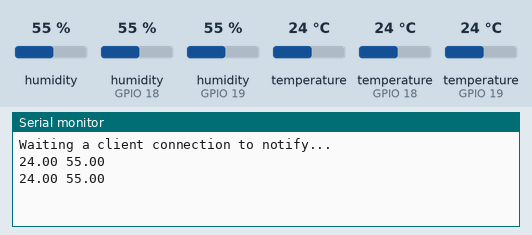
A sketch run on a simulated ESP32. Shown: the last lines printed to the serial monitor. The test bench sets the inputs (shaded band); at power-on: humidity (sensors on GPIO 19, GPIO 18) 55 %, temperature (sensors on GPIO 19, GPIO 18) 24 °C, humidity 55 %, temperature 24 °C. Nothing arrives over Bluetooth unless stated; a phone connects over Bluetooth LE 3 s after start.

Above: at 5.8 s.
5.9 s: humidity (sensor on GPIO 19) set to 22 %
At 8.6 s:
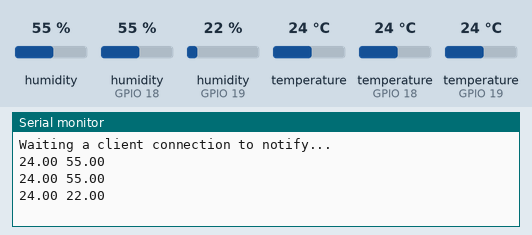
9.0 s: temperature (sensor on GPIO 19) set to 12 °C
At 10.0 s:
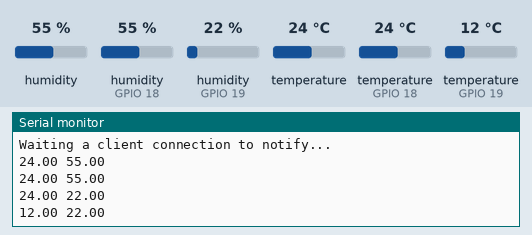
12.1 s: humidity (sensor on GPIO 19) set to 40 %
At 14.1 s:
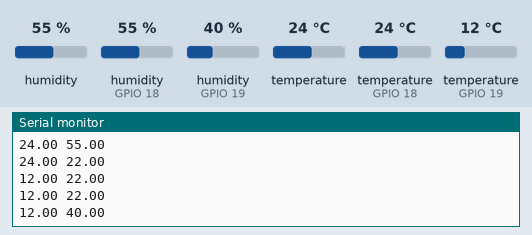
Timing chart, 0 to 15.6 s (numbered marks = the images above; inputs shaded):
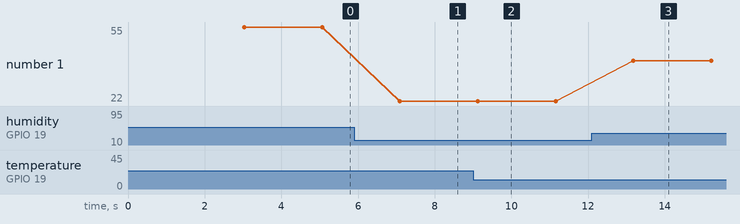

Measured:
- after the input at 5.9 s, the serial monitor: prints a new line after 1.2 s (image 1)
- after the input at 9.0 s, the serial monitor: prints a new line after 0.12 s (image 2)
- after the input at 12.1 s, the serial monitor: prints a new line after 1.1 s (image 3)
- plotted number 1: 55 → 22 after the input at 5.9 s, 22 → 40 after the input at 12.1 s

The sketch:

BLE_DHT_BME_RT.ino
```cpp
#include <BLEDevice.h>
#include <BLEServer.h>
#include <BLEUtils.h>
#include <BLE2902.h>
#include <Wire.h>
#include "SparkFunBME280.h"
#include "DHT.h"


#define DHTPIN22 18     // Digital pin connected to the DHT sensor
#define DHTPIN11 19   // Digital pin connected to the DHT sensor
#define DHTTYPE11 DHT11   // DHT 11
#define DHTTYPE22 DHT22   // DHT 22

DHT dht22(DHTPIN22, DHTTYPE22);
DHT dht11(DHTPIN11, DHTTYPE11);

BLEServer* pServer = NULL;

BLECharacteristic* pTempBMECharacteristic = NULL;
BLECharacteristic* pHumiBMECharacteristic = NULL;

BLECharacteristic* pTempDHT11Characteristic = NULL;
BLECharacteristic* pHumiDHT11Characteristic = NULL;

BLECharacteristic* pTempDHT22Characteristic = NULL;
BLECharacteristic* pHumiDHT22Characteristic = NULL;

bool deviceConnected = false;
bool oldDeviceConnected = false;


#define SERVICE_UUID        "4fafc201-1fb5-459e-8fcc-c5c9c331914b"

#define TEMPBME_CHAR_UUID    "beb5483e-36e1-4688-b7f5-ea07361b26a8"
#define HUMIBME_CHAR_UUID    "16d3930d-2523-4e25-bee8-86c84708b63c"

#define TEMPDHT11_CHAR_UUID   "a9fe148e-fdf2-431b-9ee8-af7e5ff43d07"
#define HUMIDHT11_CHAR_UUID   "d3888281-c1be-4bcd-b55c-b2f9d2c05b47"

#define TEMPDHT22_CHAR_UUID    "6e3139b5-b244-4202-a3b7-7a87b4036d8b"
#define HUMIDHT22_CHAR_UUID    "b4b278d2-1f4a-4d9a-8816-800074a16211"


//DHT dht(DHTPIN, DHTTYPE);


class MyServerCallbacks: public BLEServerCallbacks {
    void onConnect(BLEServer* pServer) {
      deviceConnected = true;
    };

    void onDisconnect(BLEServer* pServer) {
      deviceConnected = false;
    }
};

BME280 mySensor;

void setup() {
  Serial.begin(115200);

Wire.begin();
dht22.begin();
dht11.begin();


  if (mySensor.beginI2C() == false) //Begin communication over I2C
  {
    Serial.println("The sensor did not respond. Please check wiring.");
    while(1); //Freeze
  }

  //dht.begin();

  // Create the BLE Device
  BLEDevice::init("ESP32DHT");

  // Create the BLE Server
  pServer = BLEDevice::createServer();
  pServer->setCallbacks(new MyServerCallbacks());

// Create the BLE Service
BLEService *pService = pServer->createService(SERVICE_UUID);

//------------------------------------------------------------------- bme temp

 // Create a BLE Characteristic for temperature
pTempBMECharacteristic = pService->createCharacteristic(
                      TEMPBME_CHAR_UUID,
                      BLECharacteristic::PROPERTY_READ   |
                      BLECharacteristic::PROPERTY_WRITE  |
                      BLECharacteristic::PROPERTY_NOTIFY |
                      BLECharacteristic::PROPERTY_INDICATE
                    );

// Create a BLE Descriptor
pTempBMECharacteristic->addDescriptor(new BLE2902());

//------------------------------------------------------------------- bme humi

// Create a BLE Characteristic for humidity
pHumiBMECharacteristic = pService->createCharacteristic(
                      HUMIBME_CHAR_UUID,
                      BLECharacteristic::PROPERTY_READ   |
                      BLECharacteristic::PROPERTY_WRITE  |
                      BLECharacteristic::PROPERTY_NOTIFY |
                      BLECharacteristic::PROPERTY_INDICATE
                    );

  // Create a BLE Descriptor
pHumiBMECharacteristic->addDescriptor(new BLE2902());

 //------------------------------------------------------------------ dht11 temp

// Create a BLE Characteristic for pressure
pTempDHT11Characteristic = pService->createCharacteristic(
                      TEMPDHT11_CHAR_UUID,
                      BLECharacteristic::PROPERTY_READ   |
                      BLECharacteristic::PROPERTY_WRITE  |
                      BLECharacteristic::PROPERTY_NOTIFY |
                      BLECharacteristic::PROPERTY_INDICATE
                    );

// Create a BLE Descriptor
pTempDHT11Characteristic->addDescriptor(new BLE2902());

//-------------------------------------------------------------------- dht11 humi

// Create a BLE Characteristic for altitude
pHumiDHT11Characteristic = pService->createCharacteristic(
                      HUMIDHT11_CHAR_UUID,
                      BLECharacteristic::PROPERTY_READ   |
                      BLECharacteristic::PROPERTY_WRITE  |
                      BLECharacteristic::PROPERTY_NOTIFY |
                      BLECharacteristic::PROPERTY_INDICATE
                    );

// Create a BLE Descriptor
pHumiDHT11Characteristic->addDescriptor(new BLE2902());

//--------------------------------------------------------------------- dht22 temp

 // Create a BLE Characteristic for pressure
pTempDHT22Characteristic = pService->createCharacteristic(
                      TEMPDHT22_CHAR_UUID,
                      BLECharacteristic::PROPERTY_READ   |
                      BLECharacteristic::PROPERTY_WRITE  |
                      BLECharacteristic::PROPERTY_NOTIFY |
                      BLECharacteristic::PROPERTY_INDICATE
                    );

// Create a BLE Descriptor
pTempDHT22Characteristic->addDescriptor(new BLE2902());

//------------------------------------------------------------------------ dht22 humi

 // Create a BLE Characteristic for altitude
pHumiDHT22Characteristic = pService->createCharacteristic(
                      HUMIDHT22_CHAR_UUID,
                      BLECharacteristic::PROPERTY_READ   |
                      BLECharacteristic::PROPERTY_WRITE  |
                      BLECharacteristic::PROPERTY_NOTIFY |
                      BLECharacteristic::PROPERTY_INDICATE
                    );

// Create a BLE Descriptor
pHumiDHT22Characteristic->addDescriptor(new BLE2902());

//--------------------------------------------------------------------------

  // Start the service
  pService->start();

  // Start advertising
  BLEAdvertising *pAdvertising = BLEDevice::getAdvertising();
  pAdvertising->addServiceUUID(SERVICE_UUID);
  pAdvertising->setScanResponse(false);
  pAdvertising->setMinPreferred(0x0);  // set value to 0x00 to not advertise this parameter
  BLEDevice::startAdvertising();
  Serial.println("Waiting a client connection to notify...");
}

void loop() {
    // notify changed value
    if (deviceConnected) {

float tbme = mySensor.readTempC();
float hbme = mySensor.readFloatHumidity();

float t11 = dht11.readTemperature();
float h11 = dht11.readHumidity();

float t22 = dht22.readTemperature();
float h22 = dht22.readHumidity();


int itbme = int(tbme*100);
int ihbme = int(hbme*100);

int it11 = int(t11*100);
int ih11 =  int(h11*100);

int it22 =  int(t22*100);
int ih22 = int(h22*100);


//Serial.print(F("BME280 Temperature: "));
//Serial.print(tbme);
//Serial.print(F("C\n"));

//Serial.print(F("BME280 Humidity: "));
//Serial.print(hbme);
//Serial.print(F("%\n"));


//Serial.print(F("DHT 11 Temperature: "));
Serial.print(t11);
//Serial.print(F("C\n"));
Serial.print(F(" "));

//Serial.print(F("DHT 11 Humidity: "));
Serial.print(h11);
//Serial.print(F("%\n"));
Serial.print(F("\n"));

// Serial.print(F("DHT 22 Temperature: "));
// Serial.print(t22);
// Serial.print(F("C\n"));

// Serial.print(F("DHT 22 Humidity: "));
// Serial.print(h22);
// Serial.print(F("%\n"));


char buffer[200];

      sprintf(buffer, "%i", itbme);
      pTempBMECharacteristic->setValue(buffer);
      pTempBMECharacteristic->notify();

      sprintf(buffer, "%i", ihbme);
      pHumiBMECharacteristic->setValue(buffer);
      pHumiBMECharacteristic->notify();

      sprintf(buffer, "%i", it11);
      pTempDHT11Characteristic->setValue(buffer);
      pTempDHT11Characteristic->notify();

      sprintf(buffer, "%i", ih11);
      pHumiDHT11Characteristic->setValue(buffer);
      pHumiDHT11Characteristic->notify();

      sprintf(buffer, "%i", it22);
      pTempDHT22Characteristic->setValue(buffer);
      pTempDHT22Characteristic->notify();

      sprintf(buffer, "%i", ih22);
      pHumiDHT22Characteristic->setValue(buffer);
      pHumiDHT22Characteristic->notify();


        delay(2000); // bluetooth stack will go into congestion, if too many packets are sent, in 6 hours test i was able to go as low as 3ms
    }
    // disconnecting
    if (!deviceConnected && oldDeviceConnected) {
        delay(500); // give the bluetooth stack the chance to get things ready
        pServer->startAdvertising(); // restart advertising
        Serial.println("start advertising");
        oldDeviceConnected = deviceConnected;
    }
    // connecting
    if (deviceConnected && !oldDeviceConnected) {
        // do stuff here on connecting
        oldDeviceConnected = deviceConnected;
    }
}
```
